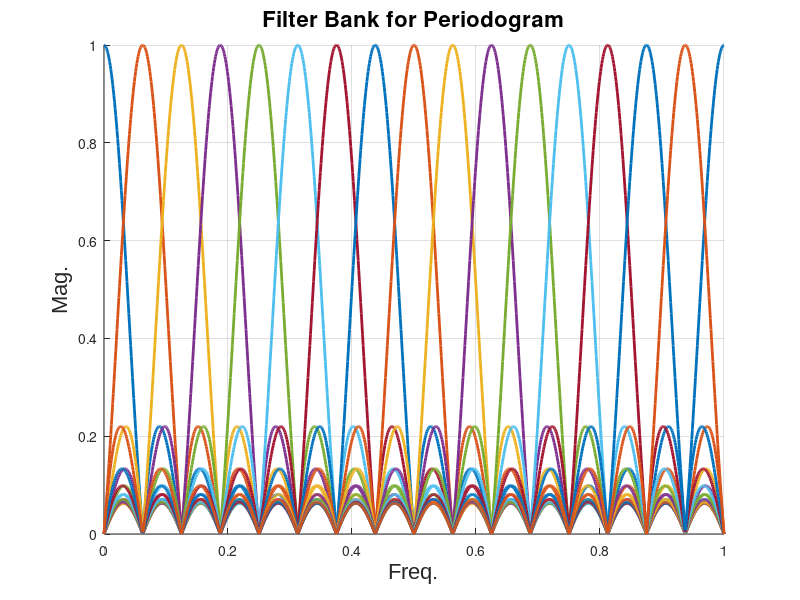

Write the MATLAB code that produced this figure.
clear, clc;

H = @(f,k,N) diric(2*pi*(f-k/N),N);

N = 16;
f = 0:0.001:1;
figure;
hold on;
for k = 0 : N-1
    plot(f,abs(H(f,k,N)), 'linewidth', 2)
end
xlabel('Freq.', 'FontSize', 16, 'FontName', 'Arial');
ylabel('Mag.', 'FontSize', 16, 'FontName', 'Arial');
title('Filter Bank for Periodogram', 'FontSize', 16)
grid on
saveas(gcf, 'gen_fig/HW1_2.jpg')
